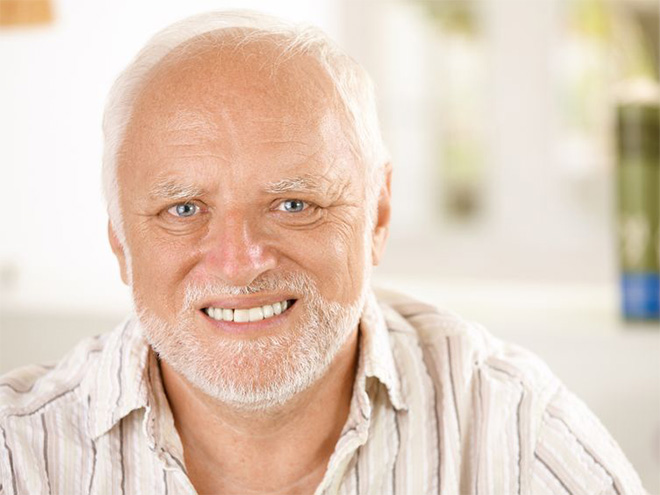
#> input picture images/1000.jpg, 660 x 495 px
$ python stackimages.py images/1000.jpg images/christman.jpg images/christman.jpg images/christman.jpg
#> lines starting #> are read from the running program, lines starting #| are printed output that depends on the picture
import numpy as np
from PIL import Image
import sys

list_im = [sys.argv[1],sys.argv[2],sys.argv[3],sys.argv[4]]
imgs = [Image.open(i) for i in list_im]
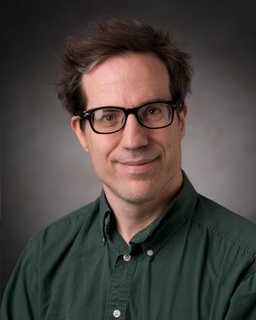
#> input picture images/christman.jpg, 256 x 320 px
#> imgs = 4 items
min_shape = sorted([(np.sum(i.size), i.size) for i in imgs])[0][1]
#> min_shape = (256, 320)

imgs_comb = np.vstack(np.asarray(i.resize(min_shape)) for i in imgs)
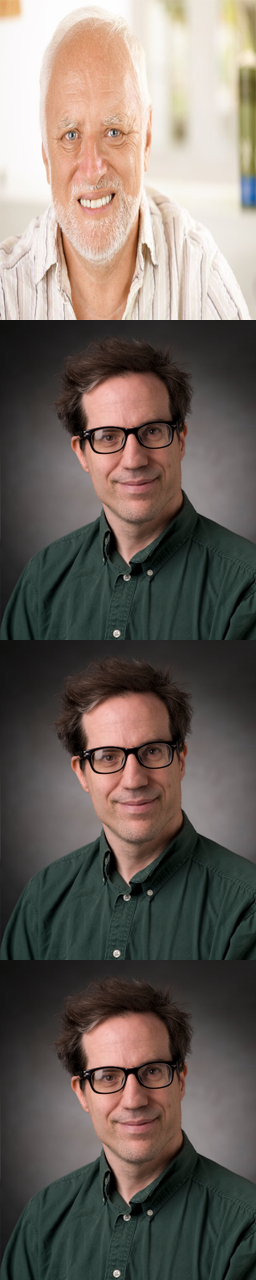
#> imgs_comb: shape (1280, 256, 3); mean of channels 0, 1, 2 112.3, 103.2, 96.1; drawn as R, G, B
imgs_comb = Image.fromarray(imgs_comb)
imgs_comb.save(sys.argv[1][:sys.argv[1].index('.')]+' Stack.jpg')
